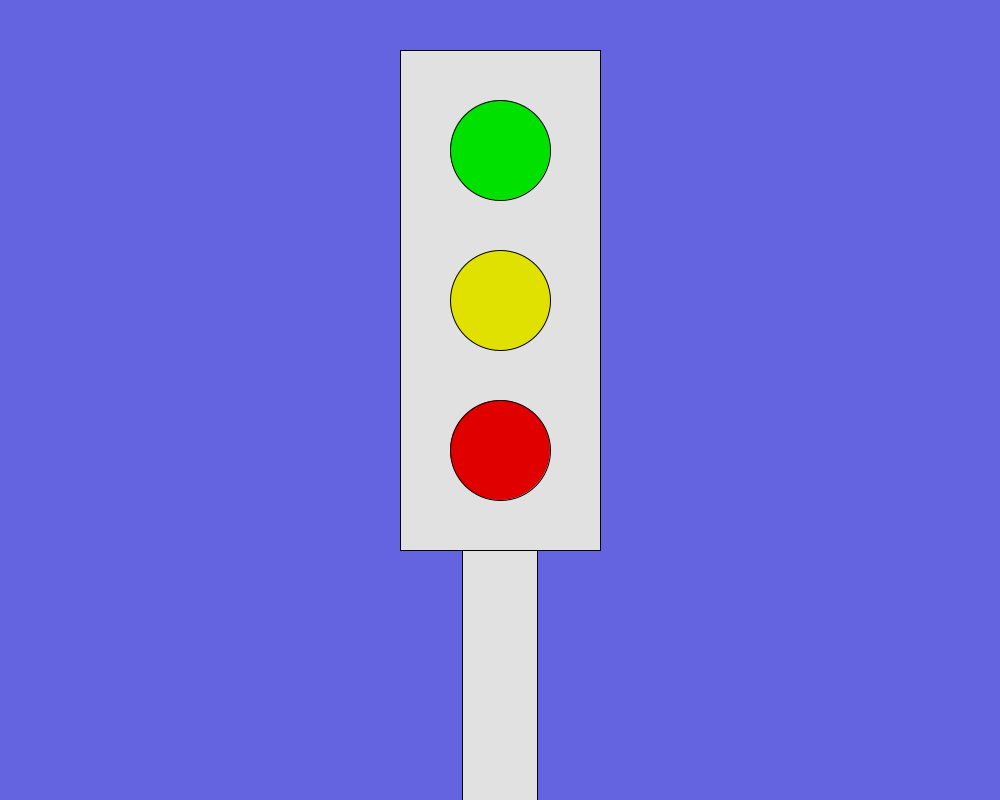
Frame 1 (no input)
Frame 60 (the mouse pressed at the canvas centre just before this capture): identical to frame 1, image omitted
Frame 120 (the mouse held since frame 60 and released just before this capture): identical to frame 1, image omitted

The Processing sketch that drew this single still picture (run headless with seeded random() and noise(); from frame 60 on, the mouse is pressed at the canvas centre):

// Processing sketch: Opdracht3_4
// ── Opdracht3_4.pde
void setup(){
  size(1000,800);
}

void draw(){
background(100,100,225);

fill(225,225,225);
rect(400,50,200,500);
rect(462,550,75,350);

fill(0,225,0);
ellipse(500,150,100,100);

fill(225,225,0);
ellipse(500,300,100,100);

fill(225,0,0);
ellipse(500,450,100,100);
}
